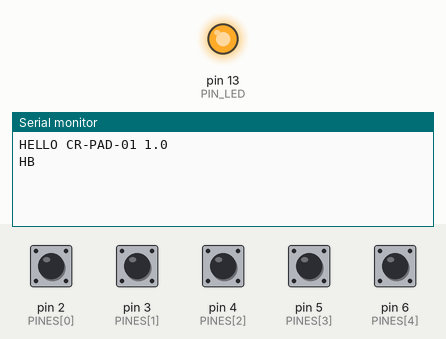
Recording of a sketch running on a simulated Arduino Uno, built with avr-gcc and run on an emulated ATmega328P. On the bench: output pins drawn as LEDs (lit = HIGH), the last lines printed to the serial monitor. Inputs (shaded band) come from the test bench; at power-on: pin 2 (PINES[0]), pin 3 (PINES[1]), pin 4 (PINES[2]), pin 5 (PINES[3]), pin 6 (PINES[4]) HIGH.

Above: at 1.2 s.
1.3 s: pin 2 (PINES[0]) pulled LOW for 0.15 s
At 1.9 s:
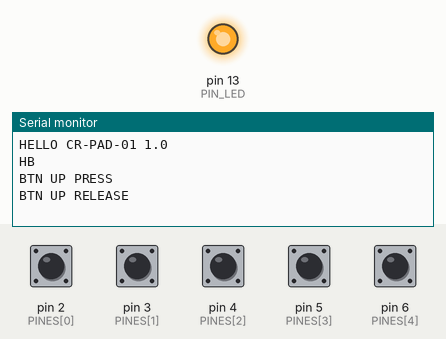
2.9 s: pin 3 (PINES[1]) pulled LOW for 0.15 s
At 3.8 s:
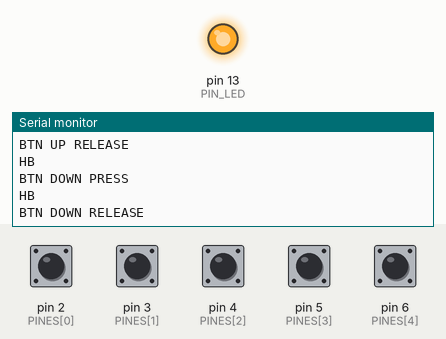
4.5 s: pin 4 (PINES[2]) pulled LOW for 0.15 s
At 4.89 s:
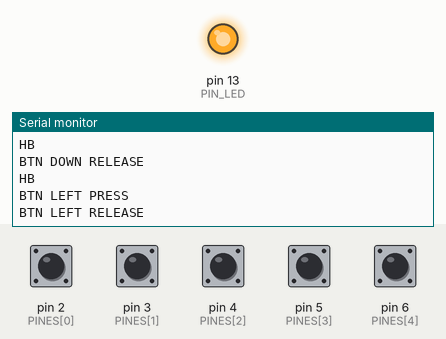
6.1 s: pin 5 (PINES[3]) pulled LOW for 0.15 s
At 6.9 s:
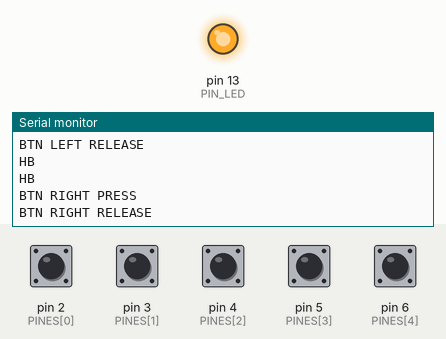
7.7 s: pin 6 (PINES[4]) pulled LOW for 0.15 s
At 7.85 s:
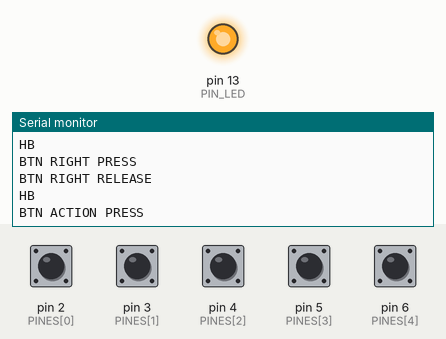

The sketch:

control_reactor.ino
```cpp
// Control del Reactor - firmware del control físico (Arduino Uno / Nano)
//
// Envía por USB Serial los mensajes de docs/contrato-api-hardware.md:
//   HELLO <id> <version>      al arrancar
//   BTN <boton> PRESS|RELEASE cuando un control cambia de estado
//   HB                        latido cada 1 s
//
// Dos formas de armar el control (cambiar USAR_JOYSTICK):
//   0 = cinco botones: arriba D2, abajo D3, izquierda D4, derecha D5, acción D6  (por defecto)
//   1 = joystick analógico (VRx -> A0, VRy -> A1, SW -> D7) + botón de acción en D6
// En los dos casos los botones van entre el pin y GND (INPUT_PULLUP, sin resistencias).
// El joystick se traduce a los mismos mensajes que los botones, así que el resto del sistema
// no cambia.

#ifndef USAR_JOYSTICK
#define USAR_JOYSTICK 0  // 0 = 5 botones (actual), 1 = joystick
#endif

const char *ID_CONTROL = "CR-PAD-01";
const char *VERSION_FIRMWARE = "1.0";
const unsigned long ANTIRREBOTE_MS = 20;
const unsigned long LATIDO_MS = 1000;
const int PIN_LED = 13;

// Las funciones reciben el control como int (no como Control): el IDE de Arduino y Tinkercad
// generan las declaraciones de las funciones al inicio del archivo, antes de este enum, y un tipo
// propio en los parámetros da el error "'Control' was not declared in this scope".
enum Control { ARRIBA, ABAJO, IZQUIERDA, DERECHA, ACCION, N_CONTROLES };
const char *NOMBRES[N_CONTROLES] = {"UP", "DOWN", "LEFT", "RIGHT", "ACTION"};

#if USAR_JOYSTICK
const int PIN_X = A0;
const int PIN_Y = A1;
const int PIN_ACCION = 6;
const int PIN_CLIC_JOYSTICK = 7;  // presionar el joystick también cuenta como acción
const int CENTRO = 512;
const int UMBRAL_ACTIVAR = 300;     // qué tanto hay que mover la palanca para activar
const int UMBRAL_DESACTIVAR = 200;  // menor que el anterior: evita parpadeos cerca del borde
// Si una dirección sale al revés en el módulo real, cambiar estos valores.
const bool INVERTIR_X = false;
const bool INVERTIR_Y = false;      // false: valor bajo en Y = arriba
#else
const int PINES[N_CONTROLES] = {2, 3, 4, 5, 6};
#endif

bool estable[N_CONTROLES];             // estado ya confirmado y enviado
bool lectura[N_CONTROLES];             // última lectura cruda
unsigned long ultimoCambio[N_CONTROLES];
unsigned long ultimoLatido = 0;

#if USAR_JOYSTICK
// Desplazamiento del eje hacia el lado "positivo" de cada dirección (0 = centro).
int desplazamiento(int c) {
  int x = analogRead(PIN_X) - CENTRO;
  int y = analogRead(PIN_Y) - CENTRO;
  if (INVERTIR_X) x = -x;
  if (INVERTIR_Y) y = -y;
  switch (c) {
    case ARRIBA: return -y;
    case ABAJO: return y;
    case IZQUIERDA: return -x;
    case DERECHA: return x;
    default: return 0;
  }
}
#endif

bool leerControl(int c) {
#if USAR_JOYSTICK
  if (c == ACCION) {
    return digitalRead(PIN_ACCION) == LOW || digitalRead(PIN_CLIC_JOYSTICK) == LOW;
  }
  // Histéresis: cuesta más activar que mantener, así no tiembla cerca del umbral.
  int umbral = estable[c] ? UMBRAL_DESACTIVAR : UMBRAL_ACTIVAR;
  return desplazamiento(c) > umbral;
#else
  return digitalRead(PINES[c]) == LOW;
#endif
}

void enviarBoton(int c, bool presionado) {
  Serial.print("BTN ");
  Serial.print(NOMBRES[c]);
  Serial.println(presionado ? " PRESS" : " RELEASE");
}

void setup() {
  Serial.begin(115200);
#if USAR_JOYSTICK
  pinMode(PIN_ACCION, INPUT_PULLUP);
  pinMode(PIN_CLIC_JOYSTICK, INPUT_PULLUP);
#else
  for (int i = 0; i < N_CONTROLES; i++) pinMode(PINES[i], INPUT_PULLUP);
#endif
  pinMode(PIN_LED, OUTPUT);
  digitalWrite(PIN_LED, HIGH);  // encendido mientras el control está funcionando

  for (int i = 0; i < N_CONTROLES; i++) {
    estable[i] = false;
    lectura[i] = false;
    ultimoCambio[i] = 0;
  }
  Serial.print("HELLO ");
  Serial.print(ID_CONTROL);
  Serial.print(" ");
  Serial.println(VERSION_FIRMWARE);
}

void loop() {
  unsigned long ahora = millis();

  for (int i = 0; i < N_CONTROLES; i++) {
    bool actual = leerControl(i);
    if (actual != lectura[i]) {  // cambió la lectura: reinicia el antirrebote
      lectura[i] = actual;
      ultimoCambio[i] = ahora;
    }
    // Solo se confirma el cambio si la lectura se mantuvo estable ANTIRREBOTE_MS.
    if (lectura[i] != estable[i] && ahora - ultimoCambio[i] >= ANTIRREBOTE_MS) {
      estable[i] = lectura[i];
      enviarBoton(i, estable[i]);
    }
  }

  if (ahora - ultimoLatido >= LATIDO_MS) {
    ultimoLatido = ahora;
    Serial.println("HB");
  }
}
```

Measured:
- after the input at 1.3 s, the serial monitor: prints a new line at once (image 1)
- after the input at 2.9 s, the serial monitor: prints a new line at once (image 2)
- after the input at 4.5 s, the serial monitor: prints a new line at once (image 3)
- after the input at 6.1 s, the serial monitor: prints a new line at once (image 4)
- after the input at 7.7 s, the serial monitor: prints a new line at once (image 5)
